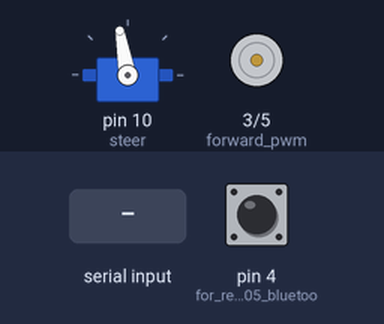
A sketch run on a simulated Arduino Uno, built with avr-gcc and run on an emulated ATmega328P. Shown: servo, motor-driver pin pairs drawn as motors (green arrow = first pin HIGH = forward, orange = second pin HIGH = backward, longer = more drive). Inputs (shaded band) come from the test bench; at power-on: pin 4 (for_reading_HC-05_bluetoo) HIGH.

Above: at 1.2 s.
1.3 s: ",\n" received over Serial
At 2.2 s:
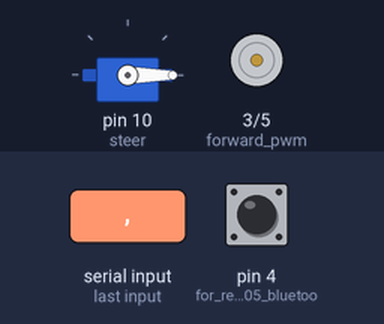
2.8 s: "90,45\n" received over Serial
At 3.3 s:
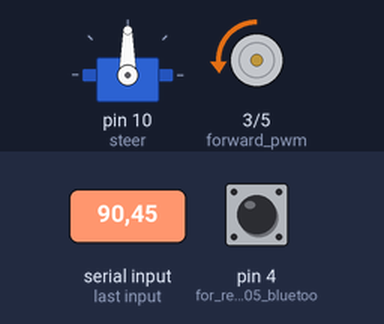
4.3 s: "30,150\n" received over Serial
At 5.5 s:
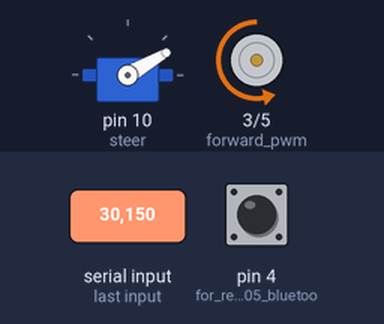
5.8 s: "5\n" received over Serial
At 6.8 s:
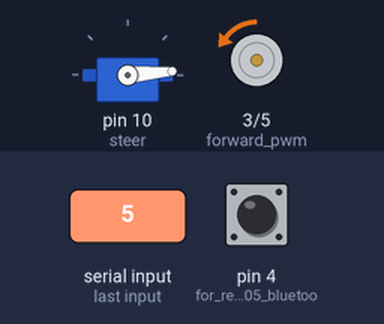
7.3 s: "90\n" received over Serial
At 8.0 s:
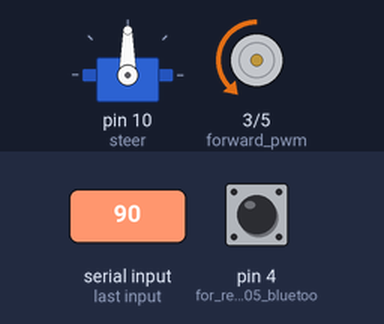
8.8 s: "200\n" received over Serial
At 9.1 s:
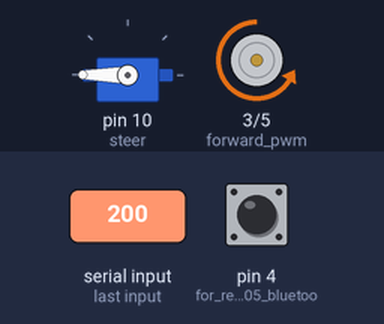
Timing chart, 0 to 11.3 s (numbered marks = the images above; inputs shaded):
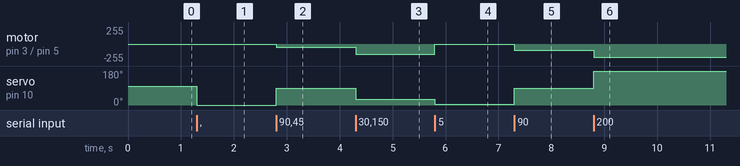

Measured:
- after the input at 1.3 s, servo on pin 10 (steer): 100° → 0° at once
- after the input at 2.8 s, motor on pin 3 (forward_pwm) / pin 5 (reverse_pwm): stopped → backward 45/255 at once; servo on pin 10 (steer): 0° → 90° at once
- after the input at 4.3 s, motor on pin 3 (forward_pwm) / pin 5 (reverse_pwm): backward 45/255 → backward 150/255 at once; servo on pin 10 (steer): 90° → 30° at once
- after the input at 5.8 s, motor on pin 3 (forward_pwm) / pin 5 (reverse_pwm): backward 150/255 → backward 5/255 at once; servo on pin 10 (steer): 30° → 5° at once
- after the input at 7.3 s, motor on pin 3 (forward_pwm) / pin 5 (reverse_pwm): backward 5/255 → backward 90/255 at once; servo on pin 10 (steer): 5° → 90° at once
- after the input at 8.8 s, motor on pin 3 (forward_pwm) / pin 5 (reverse_pwm): backward 90/255 → backward 200/255 at once; servo on pin 10 (steer): 90° → 180° at once

The sketch:

CAR.ino
```cpp
//This version is for python control via windows pc
#include <Servo.h>
Servo steer; // servo used for steering

String val = "";    // to store string read from serial
int comma;
int semicomma;
int steer_angle=100; // steer angle may vary for cars , for mine it was 40 to 160 degree while 100 degree being the center
int directed_speed=0; // range is -255 to 255

void setup() {
  Serial.begin(57600); // a good baud rate for the application, by default HC-05 has 9600 baud rate, change if you want
  steer.attach(10);
  pinMode(3,OUTPUT);// forward pwm
  pinMode(5,OUTPUT);// reverse pwm
  pinMode(4, INPUT_PULLUP); // for reading HC-05 bluetooth module's connection state
}

void drive(int spd){  //function for driving rear motor forward or backward using pin 3 pwm for reverse drive and pin 5 pwm for forward drive
  if(spd<0){
    analogWrite(3,abs(spd)); // negative speed values for reverse drive
    analogWrite(5,0);
  }else{
    analogWrite(3,0);
    analogWrite(5,spd);
  }
}

void loop() {
  while (Serial.available() > 0) {  // WARNING: Serial data flow from pc must be continiuous, no delay is allowed , otherwise the control will be a disaster!
    int inChar = Serial.read();
    val += (char)inChar;

    if (inChar == '\n') {
    comma=val.indexOf(",");
    semicomma=val.indexOf(";");
    steer_angle=(val.substring(0,comma)).toInt();//converts string to int for steering value
    directed_speed=(val.substring(comma+1,semicomma)).toInt();//converts string to int for speed value
    steer.write(steer_angle);
    drive(directed_speed);
    val = "";
    }
  }
  if(digitalRead(4)==LOW){ // if bluetooth link is disrupted then stop the car immidiately , HC-05 bt module is used here which has a state pin that is connected to arduino pin 4 for digital read
     steer_angle=100;
     directed_speed=0;
  }
  steer.write(steer_angle);
  drive(directed_speed);
}
```
